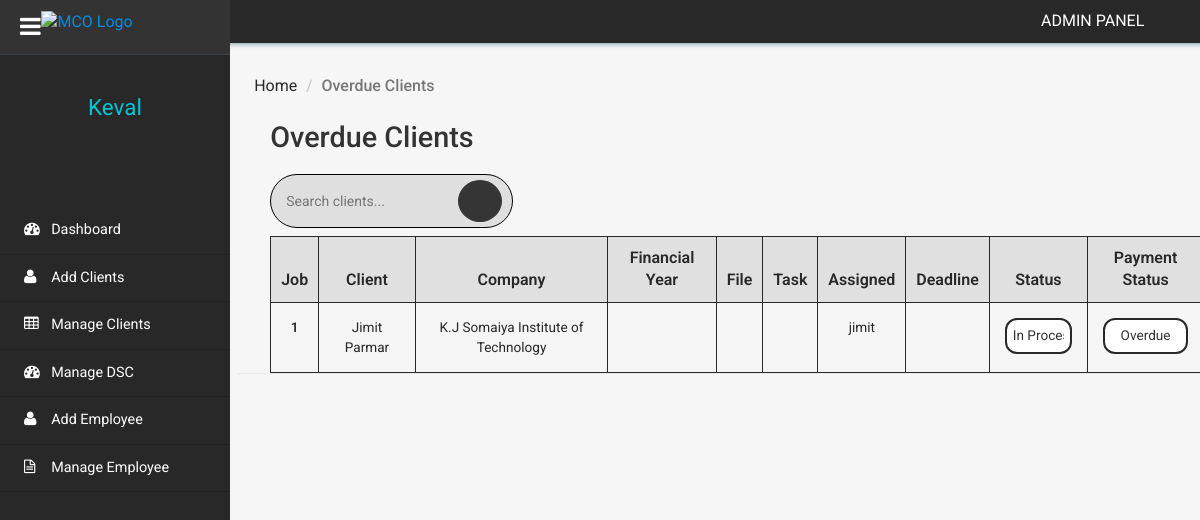
The app's page /clientms/admin/payment-overdue.php (signed in) with its own data.
### tables this page shows
CREATE TABLE `tblclient` (
  `ID` int(10) NOT NULL,
  `ContactName` varchar(30) DEFAULT NULL,
  `CompanyName` varchar(120) DEFAULT NULL,
  `Notes` mediumtext DEFAULT NULL,
  `ClientAddedBy` varchar(20) DEFAULT NULL,
  `deadline` date DEFAULT NULL,
  `Tag` varchar(20) DEFAULT NULL,
  `financialyear` varchar(15) DEFAULT NULL,
  `file` varchar(15) DEFAULT NULL,
  `budgethrs` int(10) DEFAULT NULL,
  `actualhrs` int(10) DEFAULT NULL,
  `expense` varchar(30) DEFAULT NULL,
  `remark` text DEFAULT NULL,
  `CreationDate` timestamp NULL DEFAULT current_timestamp(),
  `Status` varchar(20) NOT NULL DEFAULT 'Not Started',
  `PaymentStatus` varchar(12) NOT NULL DEFAULT 'Pending',
  `expiryDate1` date DEFAULT NULL,
  `expiryDate2` date DEFAULT NULL,
  `expiryDate3` date DEFAULT NULL
);

### clientms/admin/payment-overdue.php (the view, shortened to what this page needs)
<?php
include('includes/dbconnection.php');
if (strlen($_SESSION['clientmsaid']) == 0) {
    header('location:logout.php');
} else {
    function getAssignedEmployeeName($clientId){
        global $dbh;
        $sql = "SELECT e.EmployeeName
                FROM tblassignments a
                JOIN tblemployee e ON a.EmployeeID = e.EmployeeID
                WHERE a.ID = :clientId";
        $query = $dbh->prepare($sql);
        $query->bindParam(':clientId', $clientId, PDO::PARAM_INT);
        $query->execute();
        $result = $query->fetch(PDO::FETCH_ASSOC);
        if ($result) {
            return htmlentities($result['EmployeeName']);
        } else {
            $addedBySql = "SELECT ClientAddedBy FROM tblclient WHERE ID = :clientId";
            $addedByQuery = $dbh->prepare($addedBySql);
            $addedByQuery->bindParam(':clientId', $clientId, PDO::PARAM_INT);
            $addedByQuery->execute();
            $addedByResult = $addedByQuery->fetch(PDO::FETCH_ASSOC);
            if ($addedByResult) {
                return htmlentities($addedByResult['ClientAddedBy']);
            } else {
                return "No employee assigned";
            }
        }
    }
    $sql = "SELECT * FROM tblclient WHERE PaymentStatus = 'Overdue'";
		$query = $dbh->prepare($sql);
		$query->execute();
		$clients = $query->fetchAll(PDO::FETCH_OBJ);
}
?>
<!DOCTYPE HTML>
<html>
<head>
    <link href="css/bootstrap.min.css" rel='stylesheet' type='text/css' />
    <link href="css/style.css" rel='stylesheet' type='text/css' />
    <link href="css/font-awesome.css" rel="stylesheet">
    <link rel="stylesheet" href="css/icon-font.min.css" type='text/css' />
</head>
<body>
    <div class="page-container">
        <div class="left-content">
            <div class="inner-content">
                <?php include_once('includes/header.php');?>
                <div class="outter-wp">
                    <div class="sub-heard-part">
                        <ol class="breadcrumb m-b-0">
                            <li><a href="dashboard.php">Home</a></li>
                            <li class="active">Overdue Clients</li>
                        </ol>
                    </div>
                    <div class="graph-visual tables-main">
                        <h3 class="inner-tittle two">Overdue Clients</h3>
                        <div class="graph">
                        <div class="search-bar-container">
                            <div class="search-bar">
                                <form method="GET" action="">
                                    <input type="text" name="search" placeholder="Search clients...">
                                    <button type="submit"><i class = "lnr lnr-magnifier"></i></button>
                                </form>
                            </div>
                        </div>
                            <div class="tables">
                                <table class="table" border="1" id="client-table">
                                    <thead>
                                    <tr>
                                            <th>Job</th>
                                            <th >Client </th>
                                            <th>Company</th>
                                            <th>Financial Year</th>
                                            <th>File</th>
                                            <th>Task</th>
                                            <th>Assigned</th>
                                            <th>Deadline</th>
                                            <th>Status</th>
                                            <th>Payment Status</th>
                                        </tr>
                                    </thead>
                                    <tbody>
                                        <?php
                                        $cnt = 1;
                                        if (!empty($clients)) {
                                            foreach ($clients as $client) {
                                        ?>
                                                <tr class="active">
                                                    <th scope="row"><?php echo htmlentities($cnt); ?></th>
                                                    <td onclick="window.location.href='edit-client-details.php?addid=<?php echo $client->ID; ?>'"><?php echo htmlentities($client->ContactName); ?></td>
                                                    <td onclick="window.location.href='edit-client-details.php?addid=<?php echo $client->ID; ?>'"><?php echo htmlentities($client->CompanyName); ?></td>
                                                    <td onclick="window.location.href='edit-client-details.php?addid=<?php echo $client->ID; ?>'"><?php echo htmlentities($client->financialyear); ?></td>
                                                    <td onclick="window.location.href='edit-client-details.php?addid=<?php echo $client->ID; ?>'"><?php echo htmlentities($client->file); ?></td>
                                                    <td onclick="window.location.href='edit-client-details.php?addid=<?php echo $client->ID; ?>'"><?php echo htmlentities($client->Tag); ?></td>
                                                    <td onclick="window.location.href='edit-client-details.php?addid=<?php echo $client->ID; ?>'"><?php echo getAssignedEmployeeName($client->ID); ?></td>
                                                    <td onclick="window.location.href='edit-client-details.php?addid=<?php echo $client->ID; ?>'"><?php echo htmlentities($client->deadline); ?></td>
                                                    <td>
                                                        <select name="status" onchange="updateStatus('<?php echo $client->ID; ?>', this.value)">
                                                            <option value="In Process" <?php if ($client->Status == 'In Process') echo 'selected'; ?>>In Process</option>
                                                        </select>
                                                    </td>
                                                    <td>
                                                    <select name="payment_status" onchange="updatePaymentStatus('<?php echo $client->ID; ?>', this.value)">
                                                        <option value="Overdue" <?php if ($client->PaymentStatus == 'Overdue') echo 'selected'; ?>>Overdue</option>
                                                    </select>
                                                    </td>
                                                </tr>
                                        <?php
                                                $cnt++;
                                            }
                                        }
                                        ?>
                                    </tbody>
                                </table>
                            </div>
                        </div>
                    </div>
                </div>
            </div>
        </div>
        <?php include_once('includes/sidebar.php');?>
    </div>
</body>
</html>

### clientms/admin/includes/sidebar.php (shortened to what this page needs)
 <div class="sidebar-menu">
    <header class="logo">
        <a href="#" class="sidebar-icon"> <span class="fa fa-bars"></span> </a> <a href="dashboard.php"> <span id="logo"> <img src="https://imgur.com/b87Yw8H.png" alt="MCO Logo" style="width: 55%; margin-left: -10%; margin-top: -11%">
</span>
        </a>
    </header>
    <div class="down">
        <?php
$aid=$_SESSION['clientmsaid'];
$sql="SELECT AdminName from  tbladmin where ID=:aid";
$query = $dbh -> prepare($sql);
$query->bindParam(':aid',$aid,PDO::PARAM_STR);
$query->execute();
$results=$query->fetchAll(PDO::FETCH_OBJ);
$cnt=1;
if($query->rowCount() > 0)
{
foreach($results as $row)
{               ?>
        <a href="dashboard.php"><span class=" name-caret"><?php  echo $row->AdminName;?></span></a><br>
        <?php $cnt=$cnt+1;}} ?>
        <ul>
            <li><a class="tooltips" href="admin-profile.php"><span>Profile</span><i class="lnr lnr-user"></i></a></li>
            <li><a class="tooltips" href="change-password.php"><span>Settings</span><i class="lnr lnr-cog"></i></a></li>
            <li><a class="tooltips" href="logout.php"><span>Log out</span><i class="lnr lnr-power-switch"></i></a></li>
        </ul>
    </div>
    <div class="menu">
        <ul id="menu" >
            <li><a href="dashboard.php"><i class="fa fa-tachometer"></i> <span>Dashboard</span></a></li>
            <li><a href="add-client.php"><i class="fa fa-user"></i> <span>Add Clients</span></a></li>
            <li><a href="manage-client.php"><i class="fa fa-table"></i> <span>Manage Clients</span></a></li>
            <li><a href="manage-dsc.php"><i class="fa fa-tachometer"></i> <span>Manage DSC</span></a></li>
            <li><a href="add-employee.php"><i class="fa fa-user"></i> <span>Add Employee</span></a></li>
            <li><a href="manage-employee.php"><i class="fa fa-file-text-o"></i> <span>Manage Employee</span></a></li>
        </ul>
    </div>
</div>

### records on screen
tblclient: ContactName "Jimit Parmar", CompanyName "K.J Somaiya Institute of Technology", getAssignedEmployeeName($client->ID) "jimit", status "In Process", payment_status "Overdue"

### other values on screen
$row->AdminName "Keval"
